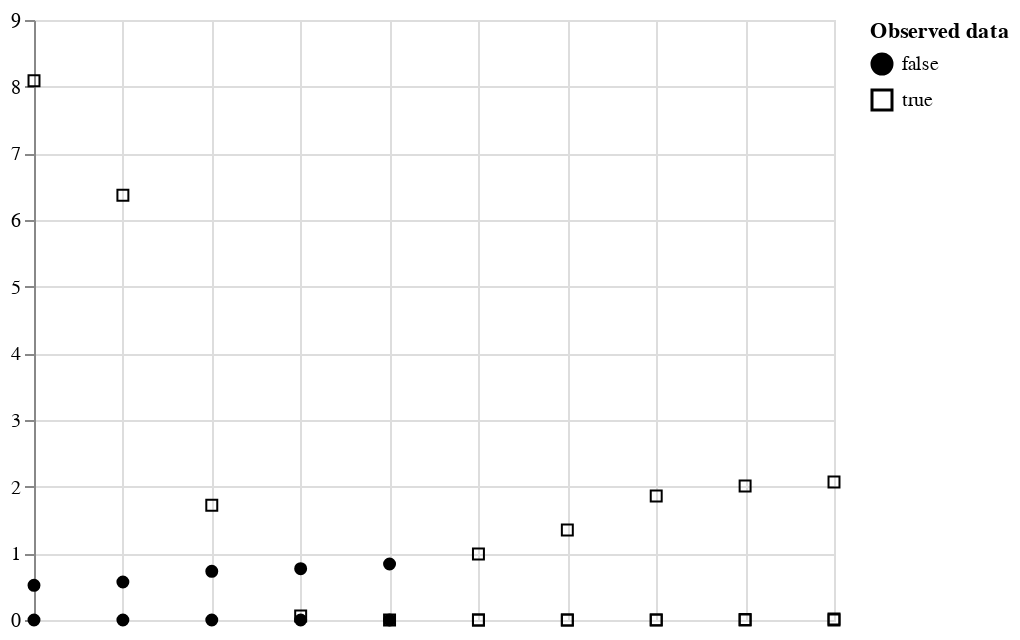

Notebook code for this chart:
### Code cell
plot_points(m_df.tidy())

### Figure 1 — Vega-Lite specification as saved in the notebook (floating-point values rounded to 4 significant figures)
{"config": {"view": {"continuousWidth": 400, "continuousHeight": 300}}, "data": {"name": "data-8dbc285ff9e9a0880661cf5960fe4e06"}, "mark": {"type": "point", "color": "black", "fillOpacity": 1, "strokeWidth": 1}, "encoding": {"fill": {"field": "is_present", "legend": {"title": ["Observed data"]}, "scale": {"range": ["black", "#ffffff00"]}, "type": "nominal"}, "shape": {"field": "is_present", "type": "nominal"}, "x": {"axis": {"domain": false, "labels": false, "ticks": false, "title": null}, "field": "time", "type": "temporal"}, "y": {"field": "value", "scale": {"zero": false}, "title": "", "type": "quantitative"}}, "$schema": "https://vega.github.io/schema/vega-lite/v5.2.0.json", "datasets": {"data-8dbc285ff9e9a0880661cf5960fe4e06": [{"time": "2000-01-01T15:30:00", "variable": "TA", "value": 0.52, "is_present": false}, {"time": "2000-01-01T16:00:00", "variable": "TA", "value": 0.57, "is_present": false}, {"time": "2000-01-01T16:30:00", "variable": "TA", "value": 0.73, "is_present": false}, {"time": "2000-01-01T17:00:00", "variable": "TA", "value": 0.77, "is_present": false}, {"time": "2000-01-01T17:30:00", "variable": "TA", "value": 0.84, "is_present": false}, {"time": "2000-01-01T18:00:00", "variable": "TA", "value": 0.99, "is_present": true}, {"time": "2000-01-01T18:30:00", "variable": "TA", "value": 1.35, "is_present": true}, {"time": "2000-01-01T19:00:00", "variable": "TA", "value": 1.86, "is_present": true}, {"time": "2000-01-01T19:30:00", "variable": "TA", "value": 2.01, "is_present": true}, {"time": "2000-01-01T20:00:00", "variable": "TA", "value": 2.07, "is_present": true}, {"time": "2000-01-01T15:30:00", "variable": "SW_IN", "value": 8.09, "is_present": true}, {"time": "2000-01-01T16:00:00", "variable": "SW_IN", "value": 6.37, "is_present": true}, {"time": "2000-01-01T16:30:00", "variable": "SW_IN", "value": 1.72, "is_present": true}, {"time": "2000-01-01T17:00:00", "variable": "SW_IN", "value": 0.06, "is_present": true}, {"time": "2000-01-01T17:30:00", "variable": "SW_IN", "value": 0.0, "is_present": true}, {"time": "2000-01-01T18:00:00", "variable": "SW_IN", "value": 0.0, "is_present": true}, {"time": "2000-01-01T18:30:00", "variable": "SW_IN", "value": 0.0, "is_present": true}, {"time": "2000-01-01T19:00:00", "variable": "SW_IN", "value": 0.0, "is_present": true}, {"time": "2000-01-01T19:30:00", "variable": "SW_IN", "value": 0.0, "is_present": true}, {"time": "2000-01-01T20:00:00", "variable": "SW_IN", "value": 0.0, "is_present": true}, {"time": "2000-01-01T15:30:00", "variable": "VPD", "value": 0.0, "is_present": false}, {"time": "2000-01-01T16:00:00", "variable": "VPD", "value": 0.0, "is_present": false}, {"time": "2000-01-01T16:30:00", "variable": "VPD", "value": 0.0, "is_present": false}, {"time": "2000-01-01T17:00:00", "variable": "VPD", "value": 0.0, "is_present": false}, {"time": "2000-01-01T17:30:00", "variable": "VPD", "value": 0.0, "is_present": false}, {"time": "2000-01-01T18:00:00", "variable": "VPD", "value": 0.0, "is_present": true}, {"time": "2000-01-01T18:30:00", "variable": "VPD", "value": 0.0, "is_present": true}, {"time": "2000-01-01T19:00:00", "variable": "VPD", "value": 0.002, "is_present": true}, {"time": "2000-01-01T19:30:00", "variable": "VPD", "value": 0.009, "is_present": true}, {"time": "2000-01-01T20:00:00", "variable": "VPD", "value": 0.014, "is_present": true}]}}
